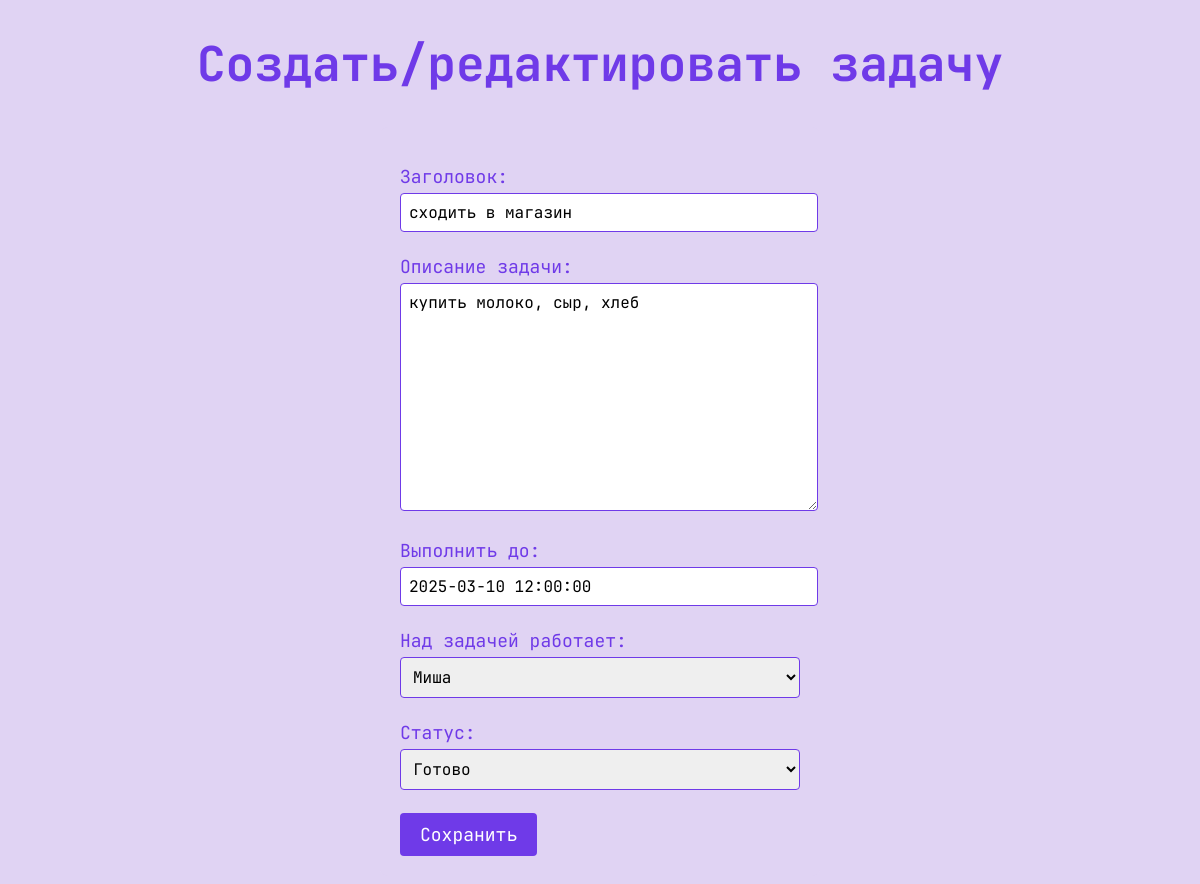
Page /edit/2/ on the committed database.
### tasks/models.py (models this page shows, shortened)
class Task(models.Model):
    title = models.CharField(max_length=200)
    description = models.TextField(blank=True)
    created_at = models.DateTimeField(auto_now_add=True)
    due_date = models.DateTimeField(null=True, blank=True)
    status = models.ForeignKey(Status, on_delete=models.SET_NULL, null=True, blank=True)
    assigned_to = models.ForeignKey(Profile, on_delete=models.CASCADE, related_name="tasks")

### tasks/views.py (the view)
# urls.py: path('edit/<int:pk>/', views.task_edit, name='task_edit'),
def task_edit(request, pk):
    task = get_object_or_404(Task, pk=pk)
    if request.method == "POST":
        form = TaskForm(request.POST, instance=task)
        if form.is_valid():
            form.save()
            return redirect('task_list')
    else:
        form = TaskForm(instance=task)
    return render(request, 'tasks/task_form.html', {'form': form})

### tasks/forms.py
class TaskForm(forms.ModelForm):
    class Meta:
        model = Task
        fields = ['title', 'description', 'due_date', 'assigned_to', 'status']
        labels = {
            'title':'Заголовок',
            'description':'Описание задачи',
            'due_date':'Выполнить до',
            'assigned_to':'Над задачей работает',
            'status':'Статус'
        }
        widgets = {
            'due_date': forms.TextInput(attrs={'id': 'id_due_date'}),
        }

### tasks/models.py (called while the page is built)
    def __str__(self):
        return self.name

### users/models.py (called while the page is built)
    def __str__(self):
        return self.username

### tasks/templates/tasks/task_form.html (shortened to what this page needs)
{% load static %}
<!DOCTYPE html>
<html>
    <head>
        <link rel="stylesheet" href="{% static 'tasks/styles.css' %}">
    </head>
    <body>
        <h1>Создать/редактировать задачу</h1>
        <form method="post">
            {{ form.as_p }}
            <button type="submit">Сохранить</button>
        </form>
        <link rel="stylesheet" href="https://cdn.jsdelivr.net/npm/flatpickr/dist/flatpickr.min.css">
    </body>

### tasks/static/tasks/styles.css (style rules this page uses)
body { background-color: #E0D3F3; }
h1 { text-align: center; color: #6F3AE8; font-family: 'JB', sans-serif; font-weight: bold; font-size: 48px }
form { font-family: 'JB', sans-serif; font-size: 18px; color: #6F3AE8; background-color: #E0D3F3; padding: 20px; border-radius: 8px; width: 400px; margin: 0 auto; }
input, textarea, select { font-family: 'JB', sans-serif; font-size: 16px; width: 100%; padding: 8px; margin: 5px 0; border: 1px solid #6F3AE8; border-radius: 4px; }
button { font-family: 'JB', sans-serif; font-size: 18px; background-color: #6F3AE8; color: white; padding: 10px 20px; border: none; border-radius: 4px; cursor: pointer; }

### rows in the picture
Task: title "сходить в магазин", description "купить молоко, сыр, хлеб", due_date "2025-03-10 12:00:00", assigned_to "Миша", status "Готово"
